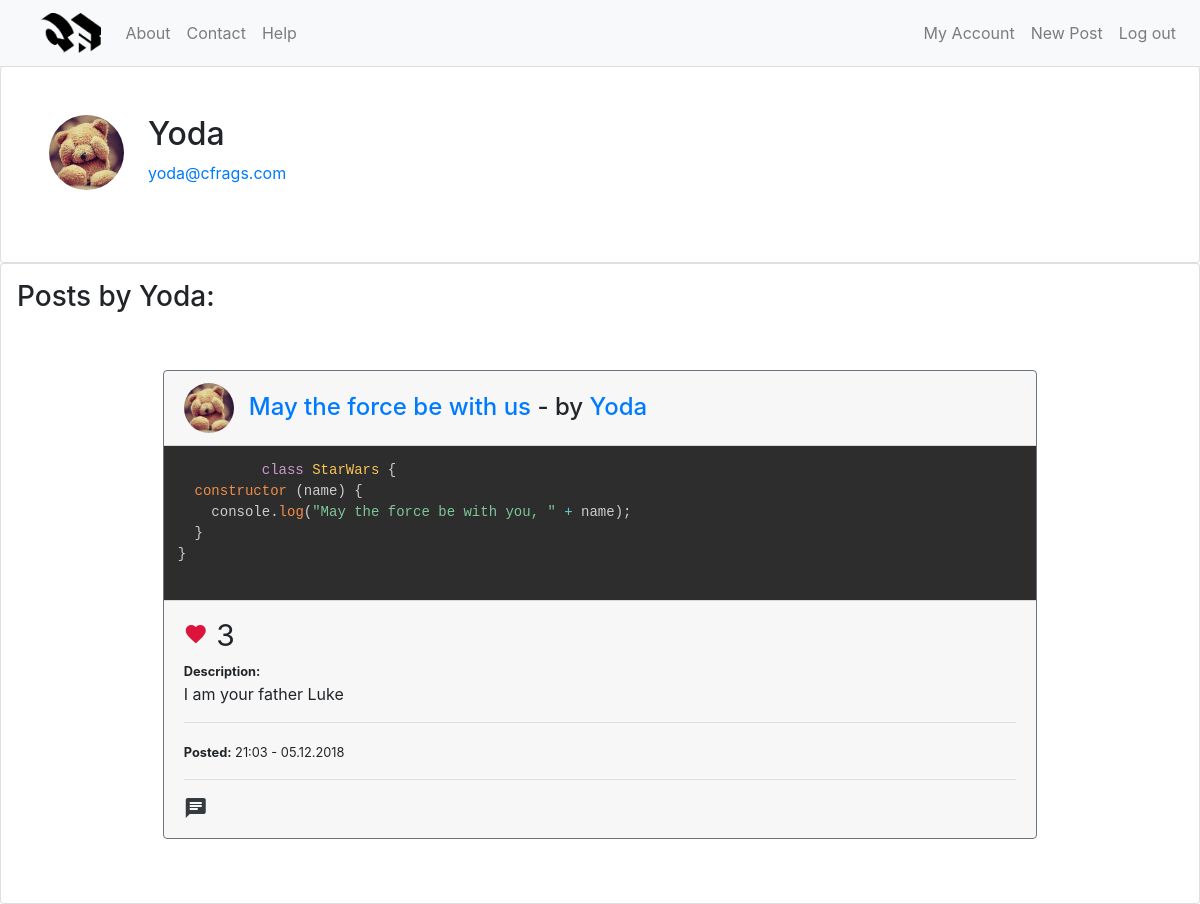
The page /user/Yoda (signed in) on the database its author committed.
### website/models.py (models this page shows, shortened)
class User(db.Model, UserMixin):
    id = db.Column(db.Integer, primary_key=True)
    username = db.Column(db.String(20), unique=True, nullable=False)
    email = db.Column(db.String(120), unique=True, nullable=False)
    image_file = db.Column(db.String(20), nullable=False, default='default.jpg')
    password = db.Column(db.String(60), nullable=False)
    posts = db.relationship('Post', backref='author', lazy=True)
    liked_comments = db.relationship('CommentLike', backref='user', lazy=True)
    liked_posts = db.relationship('PostLike', backref='user', lazy=True)

class Post(db.Model):
    id = db.Column(db.Integer, primary_key=True)
    title = db.Column(db.String(50), nullable=False)
    datetime = db.Column(db.DateTime, nullable=False, default=datetime.utcnow)
    code = db.Column(db.Text, nullable=False)
    description = db.Column(db.Text, nullable=False)
    user_id = db.Column(db.Integer, db.ForeignKey('user.id'))
    language_id = db.Column(db.Integer, db.ForeignKey('language.id'))
    user_likes = db.relationship('PostLike', backref='likes', lazy=True)
    comments = db.relationship('Comment', backref='comments')
    language = db.relationship('Language', backref='language')

### website/users/routes.py (the view)
@users.route("/user/<string:username>")
def user(username):
    user = User.query.filter_by(username=username).first_or_404()
    posts = Post.query.filter_by(author=user)\
        .order_by(Post.datetime.desc())
    return render_template('user_posts.html', posts=posts, user=user, getLikeIcon=getLikeIcon, getLikeUrl=getLikeUrl)

### website/main/routes.py (called while the page is built)
def getLikeIcon(post):
        liked = PostLike.query.filter_by(user_id=current_user.id, post_id=post.id).first()
        if liked:
            return 'favorite'
        return 'favorite_border'

def getLikeUrl(post):
    liked = PostLike.query.filter_by(user_id=current_user.id, post_id=post.id).first()
    if liked:
        return 'posts.unlike'
    return 'posts.like'

### website/models.py (called while the page is built)
@login_manager.user_loader
def load_user(user_id):
    return User.query.get(int(user_id))

### website/templates/user_posts.html
{% extends "layout.html" %}
{% block content %}
  <div class="card w-100 p-5 ml-auto mr-auto" style="margin-top: -18px;">
    <div class="media">
      <img style="height: 75px" class="rounded-circle account-img mb-4 mr-4" src="{{ url_for('static', filename='profile_pics/' + user.image_file) }}">
      <div class="media-body h-100">
        <h2 class="account-heading">{{ user.username }}</h2>
        <p class="text-secondary"><a href="mailto:user.email">{{ user.email }}</a></p>
      </div>
    </div>
  </div>
  <div class="card w-100 p-3">
    <h3>Posts by {{ user.username }}:</h3>
    {% include "posts.html" %}
  </div>
{% endblock content %}

### website/templates/posts.html (shortened to what this page needs)
{% if posts.count() > 0 %}
  {% for post in posts %}
  <div class="card w-75 ml-auto mr-auto m-5 border-secondary">
    <div class="card-header">
      <div class="w-25">
        <img style="width:50px;float:left;" class="rounded-circle account-img" src="{{ url_for('static', filename='profile_pics/' + post.author.image_file) }}" alt="">
      </div>
      <div class="felx-column">
        <h4 style="position:relative;left:15px;top:10px;"><a href="{{ url_for('posts.post', id=post.id) }}" style="text-decoration:none;">{{ post.title }}</a> - by <a alt="{{ post.author.username }}" title="{{ post.author.username }}" href="{{ url_for('users.user', username=post.author.username) }}" style="width:50px;height:50px;text-decoration:none;">{{ post.author.username }}</a></h4>
      </div>
    </div>
    <div class="card-body p-0">
        <pre class="language-{{ post.language.name }} m-0">
          <code>{{ post.code }}</code>
        </pre>
    </div>
    <div class="card-footer">
      {% if current_user.is_authenticated %}
      <a href="{{ url_for(getLikeUrl(post), id=post.id) }}"><i class="material-icons like_button">{{ getLikeIcon(post) }}</i></a><small style="font-size: 30px;"> {{ post.user_likes|length }}</small><br>
      {% endif %}
      <small><b>Description:</b></small>
      <p>{{ post.description }}</p>
      <hr>
      <small><b>Posted:</b> {{ post.datetime.strftime('%H:%M - %d.%m.%Y') }}</small>
      {% if current_user.is_authenticated %}
        <hr>
        <a href="{{ url_for('posts.post', id=post.id) }}"><i class="material-icons text-dark">chat</i></a><br>
      {% endif %}
    </div>
  </div>
  {% endfor %}
{% else %}
  <div class="text-center w-100">
    <h1>No posts found...</h1>
  </div>
{% endif %}

### website/static/master.css (style rules this page uses)
.like_button { color: crimson; }

### website/static/prism.css (style rules this page uses)
code[class*="language-"], pre[class*="language-"] { color: #ccc; background: none; font-family: Consolas, Monaco, 'Andale Mono', 'Ubuntu Mono', monospace; text-align: left; white-space: pre; word-spacing: normal; word-break: normal; word-wrap: normal; line-height: 1.5; -moz-tab-size: 4; -o-tab-size: 4; tab-size: 4; -webkit-hyphens: none; -moz-hyphens: none; -ms-hyphens: none; hyphens: none; }
pre[class*="language-"] { padding: 1em; margin: .5em 0; overflow: auto; }
:not(pre) > code[class*="language-"], pre[class*="language-"] { background: #2d2d2d; }

### rows shown on the page
User: image_file (picture), username "Yoda", email "yoda@cfrags.com"
Post: image_file (picture), title "May the force be with us", author.username "Yoda", user_likes|length "3", description "I am your father Luke", datetime "21:03 - 05.12.2018"
